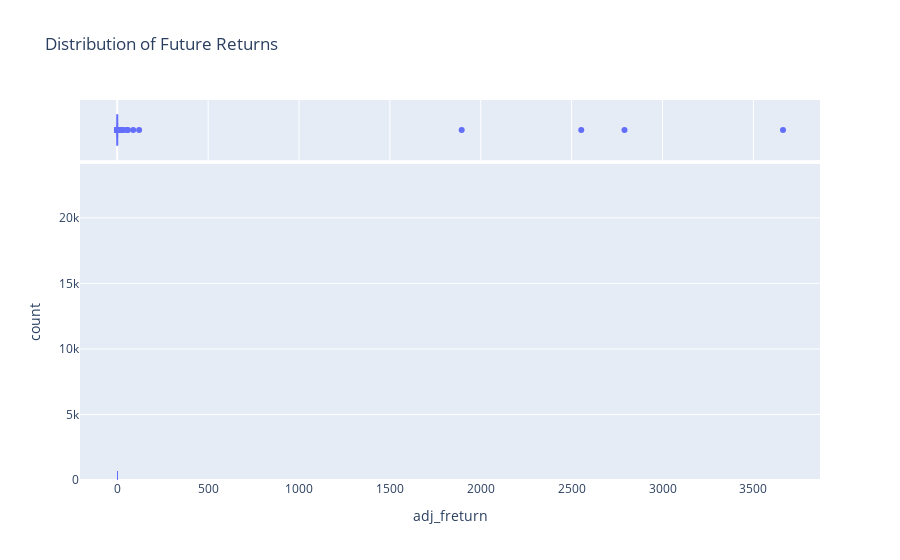

Notebook cell for this chart:
### Code cell
fig = px.histogram(df, x='adj_freturn', marginal='box', title='Distribution of Future Returns')
fig.show()

### Figure 1 — Plotly figure (JSON) as saved in the notebook; plotly's stock layout.template omitted (floating-point values rounded to 4 significant figures; data arrays with more than 128 entries replaced by an {"elided": "..."} marker saying what was removed)
{"data": [{"alignmentgroup": "True", "bingroup": "x", "hovertemplate": "adj_freturn=%{x}<br>count=%{y}<extra></extra>", "legendgroup": "", "marker": {"color": "#636efa", "pattern": {"shape": ""}}, "name": "", "offsetgroup": "", "orientation": "v", "showlegend": false, "type": "histogram", "x": {"elided": "51933 float values"}, "xaxis": "x", "yaxis": "y"}, {"alignmentgroup": "True", "hovertemplate": "adj_freturn=%{x}<extra></extra>", "legendgroup": "", "marker": {"color": "#636efa"}, "name": "", "notched": true, "offsetgroup": "", "showlegend": false, "type": "box", "x": {"elided": "51933 float values"}, "xaxis": "x2", "yaxis": "y2"}], "layout": {"barmode": "relative", "legend": {"tracegroupgap": 0}, "title": {"text": "Distribution of Future Returns"}, "xaxis": {"anchor": "y", "domain": [0, 1], "title": {"text": "adj_freturn"}}, "xaxis2": {"anchor": "y2", "domain": [0, 1], "matches": "x", "showgrid": true, "showticklabels": false}, "yaxis": {"anchor": "x", "domain": [0, 0.8316], "title": {"text": "count"}}, "yaxis2": {"anchor": "x2", "domain": [0.8416, 1], "matches": "y2", "showgrid": false, "showline": false, "showticklabels": false, "ticks": ""}}}
